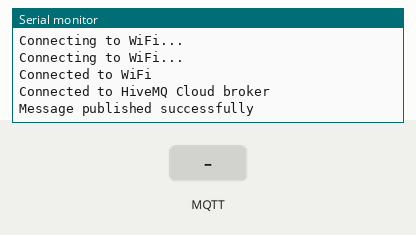
This sketch was run on a simulated ESP32. Parts: the last lines printed to the serial monitor. The test bench sets the inputs (shaded band). WiFi joins after 1.5 s; servers stay silent unless stated; no MQTT or app messages arrive unless stated.

Above: at 3.2 s.
3.3 s: MQTT message "1" arrives on the first subscribed topic
At 4.5 s:
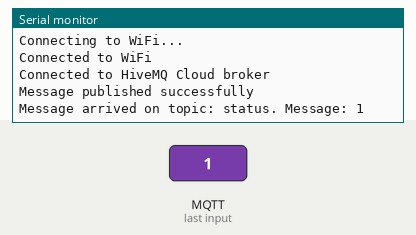
4.8 s: MQTT message "on" arrives on the first subscribed topic
At 5.7 s:
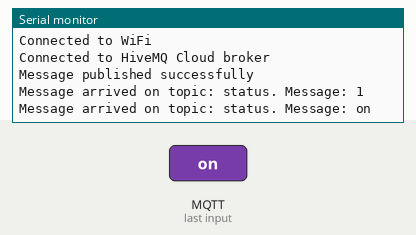
6.3 s: MQTT message "off" arrives on the first subscribed topic
At 6.8 s:
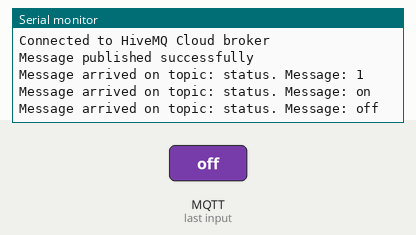

Measured:
- after the input at 3.3 s, the serial monitor: prints a new line at once (image 1)
- after the input at 4.8 s, the serial monitor: prints a new line at once (image 2)
- after the input at 6.3 s, the serial monitor: prints a new line at once (image 3)

The sketch:

mqtt_copy_20241017031752.ino
```cpp
#include <WiFi.h>
#include <WiFiClientSecure.h>
#include <PubSubClient.h>

// Replace with your WiFi credentials
const char* ssid = "realme 9 Pro 5G";
const char* password = "harish32";

// HiveMQ Cloud Broker details
const char* mqttServer = "6045e79d076a4ac5970c933c07e298f2.s1.eu.hivemq.cloud";
const int mqttPort = 8883;
const char* mqttUser = "harish";
const char* mqttPassword = "harish@004";

// Your MQTT topics
const char* mqttTopic = "status";
const char* mqttPublishTopic = "mpu/accx";

// Create WiFiClientSecure for SSL
WiFiClientSecure espClient;
PubSubClient client(espClient);


static const char* ca_cert  = R"EOF(
-----BEGIN CERTIFICATE-----
MIIFBTCCAu2gAwIBAgIQS6hSk/eaL6JzBkuoBI110DANBgkqhkiG9w0BAQsFADBP
MQswCQYDVQQGEwJVUzEpMCcGA1UEChMgSW50ZXJuZXQgU2VjdXJpdHkgUmVzZWFy
Y2ggR3JvdXAxFTATBgNVBAMTDElTUkcgUm9vdCBYMTAeFw0yNDAzMTMwMDAwMDBa
Fw0yNzAzMTIyMzU5NTlaMDMxCzAJBgNVBAYTAlVTMRYwFAYDVQQKEw1MZXQncyBF
bmNyeXB0MQwwCgYDVQQDEwNSMTAwggEiMA0GCSqGSIb3DQEBAQUAA4IBDwAwggEK
AoIBAQDPV+XmxFQS7bRH/sknWHZGUCiMHT6I3wWd1bUYKb3dtVq/+vbOo76vACFL
YlpaPAEvxVgD9on/jhFD68G14BQHlo9vH9fnuoE5CXVlt8KvGFs3Jijno/QHK20a
/6tYvJWuQP/py1fEtVt/eA0YYbwX51TGu0mRzW4Y0YCF7qZlNrx06rxQTOr8IfM4
FpOUurDTazgGzRYSespSdcitdrLCnF2YRVxvYXvGLe48E1KGAdlX5jgc3421H5KR
mudKHMxFqHJV8LDmowfs/acbZp4/SItxhHFYyTr6717yW0QrPHTnj7JHwQdqzZq3
DZb3EoEmUVQK7GH29/Xi8orIlQ2NAgMBAAGjgfgwgfUwDgYDVR0PAQH/BAQDAgGG
MB0GA1UdJQQWMBQGCCsGAQUFBwMCBggrBgEFBQcDATASBgNVHRMBAf8ECDAGAQH/
AgEAMB0GA1UdDgQWBBS7vMNHpeS8qcbDpHIMEI2iNeHI6DAfBgNVHSMEGDAWgBR5
tFnme7bl5AFzgAiIyBpY9umbbjAyBggrBgEFBQcBAQQmMCQwIgYIKwYBBQUHMAKG
Fmh0dHA6Ly94MS5pLmxlbmNyLm9yZy8wEwYDVR0gBAwwCjAIBgZngQwBAgEwJwYD
VR0fBCAwHjAcoBqgGIYWaHR0cDovL3gxLmMubGVuY3Iub3JnLzANBgkqhkiG9w0B
AQsFAAOCAgEAkrHnQTfreZ2B5s3iJeE6IOmQRJWjgVzPw139vaBw1bGWKCIL0vIo
zwzn1OZDjCQiHcFCktEJr59L9MhwTyAWsVrdAfYf+B9haxQnsHKNY67u4s5Lzzfd
u6PUzeetUK29v+PsPmI2cJkxp+iN3epi4hKu9ZzUPSwMqtCceb7qPVxEbpYxY1p9
1n5PJKBLBX9eb9LU6l8zSxPWV7bK3lG4XaMJgnT9x3ies7msFtpKK5bDtotij/l0
GaKeA97pb5uwD9KgWvaFXMIEt8jVTjLEvwRdvCn294GPDF08U8lAkIv7tghluaQh
1QnlE4SEN4LOECj8dsIGJXpGUk3aU3KkJz9icKy+aUgA+2cP21uh6NcDIS3XyfaZ
QjmDQ993ChII8SXWupQZVBiIpcWO4RqZk3lr7Bz5MUCwzDIA359e57SSq5CCkY0N
4B6Vulk7LktfwrdGNVI5BsC9qqxSwSKgRJeZ9wygIaehbHFHFhcBaMDKpiZlBHyz
rsnnlFXCb5s8HKn5LsUgGvB24L7sGNZP2CX7dhHov+YhD+jozLW2p9W4959Bz2Ei
RmqDtmiXLnzqTpXbI+suyCsohKRg6Un0RC47+cpiVwHiXZAW+cn8eiNIjqbVgXLx
KPpdzvvtTnOPlC7SQZSYmdunr3Bf9b77AiC/ZidstK36dRILKz7OA54=
-----END CERTIFICATE-----
)EOF";


// Add your CA certificate here

// Callback function for incoming MQTT messages
void callback(char* topic, byte* message, unsigned int length) {
  Serial.print("Message arrived on topic: ");
  Serial.print(topic);
  Serial.print(". Message: ");
  for (int i = 0; i < length; i++) {
    Serial.print((char)message[i]);
  }
  Serial.println();
}

void setup() {
  Serial.begin(115200);

  // Connect to Wi-Fi
  WiFi.begin(ssid, password);
  while (WiFi.status() != WL_CONNECTED) {
    delay(1000);
    Serial.println("Connecting to WiFi...");
  }
  Serial.println("Connected to WiFi");

  // Set CA certificate
  espClient.setCACert(ca_cert);

  // Set MQTT server and credentials
  client.setServer(mqttServer, mqttPort);
  client.setCallback(callback);

  // Connect to the MQTT Broker
  if (client.connect("ESP32Client", mqttUser, mqttPassword)) {
    Serial.println("Connected to HiveMQ Cloud broker");
    // Subscribe to a topic
    client.subscribe(mqttTopic);
    publishMessage("Hello from ESP32!");
  } else {
    Serial.print("Failed to connect, state: ");
    Serial.println(client.state());
  }


}

void loop() {
  // Ensure MQTT connection remains alive
  if (!client.connected()) {
    reconnect();
  }
  client.loop();
}

void publishMessage(String message) {
  if (client.publish(mqttPublishTopic, message.c_str())) {
    Serial.println("Message published successfully");
  } else {
    Serial.println("Message publishing failed");
  }
}
void reconnect() {
  // Reconnect logic
  while (!client.connected()) {
    Serial.print("Attempting MQTT connection...");
    if (client.connect("ESP32Client", mqttUser, mqttPassword)) {
      Serial.println("connected");
      client.subscribe(mqttTopic);
    } else {
      Serial.print("failed, rc=");
      Serial.print(client.state());
      Serial.println(" try again in 5 seconds");
      delay(5000);
    }
  }
}
```
